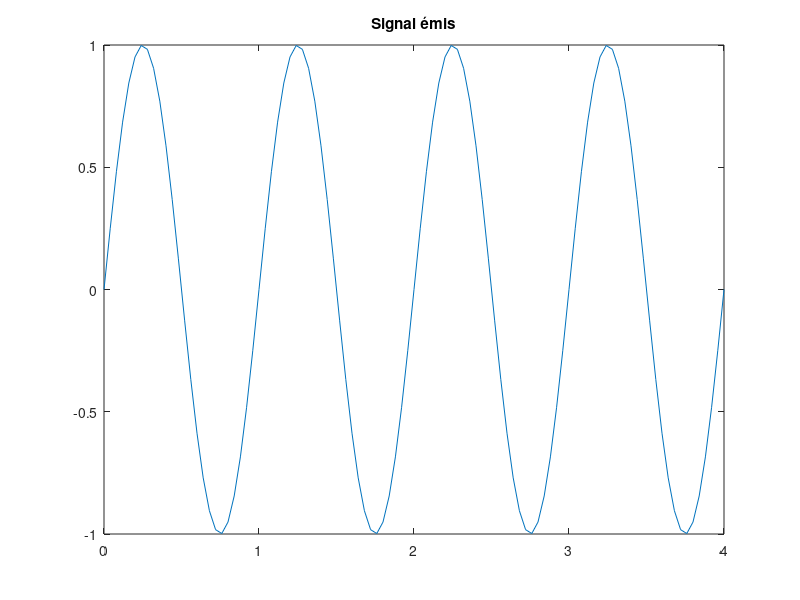
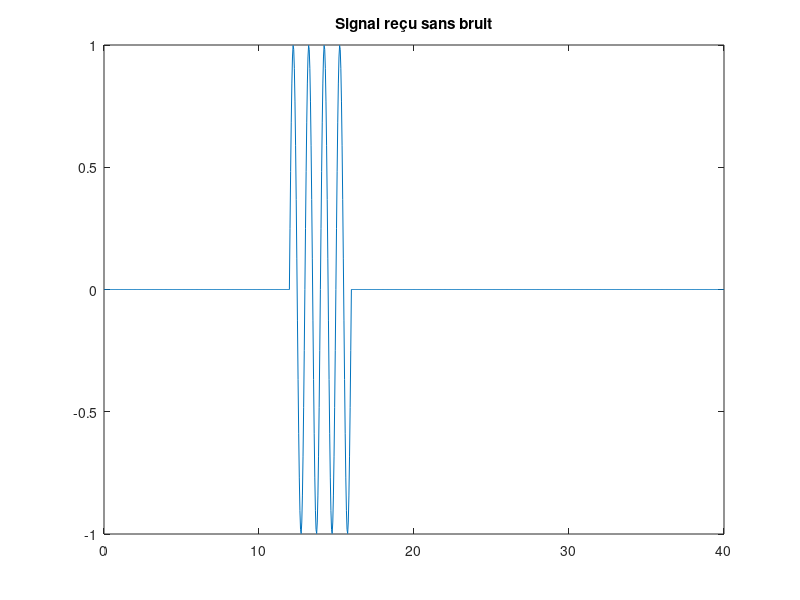
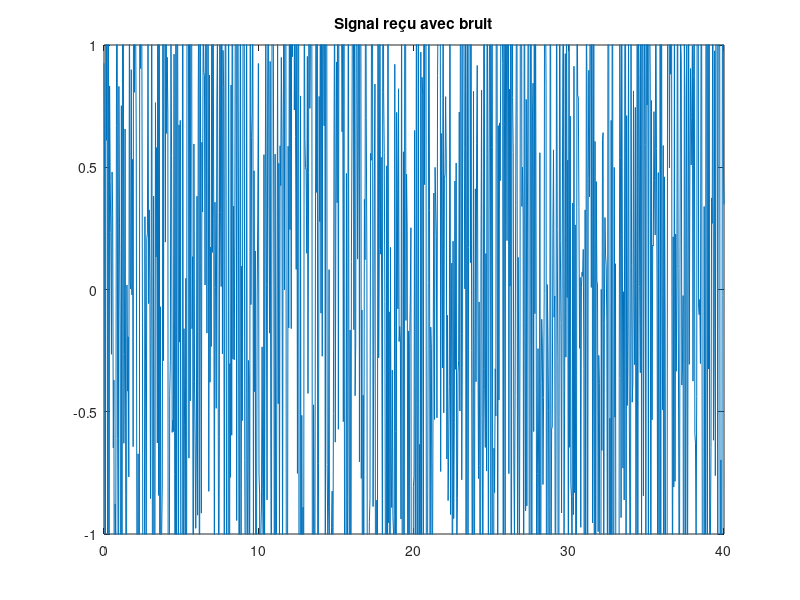
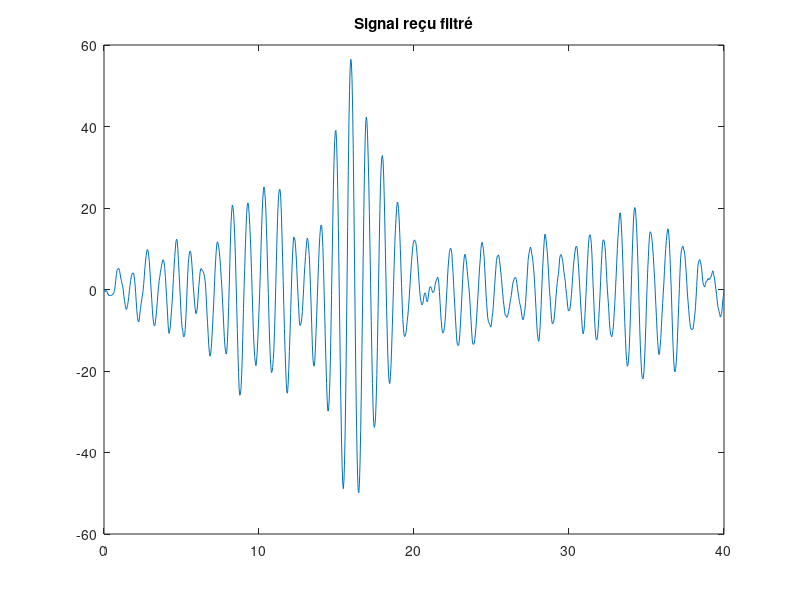

MATLAB code for these plots, in order:
close all;
clear all;

% Signal émis
t1 = [0:0.04:4];
y1 = sin(2*pi*1*t1);

figure(1)
plot(t1,y1)
title('Signal émis')

% Signal reçu sans bruit
a = 1;
t2 = [0:0.04:40];

decalage = 300;

y2 = zeros(1,length(t2));
y2(decalage:decalage+length(y1)-1) = a*y1;

figure(2)
plot(t2,y2)
title('Signal reçu sans bruit')
axis([0 40 -1 1])

% Signal reçu avec bruit
b = randn(1,length(t2)) * 1.25;
y3 = y2+b;

figure(3)
plot(t2,y3)
title('Signal reçu avec bruit')
axis([0 40 -1 1])

% Filtrage
h = fliplr(y1);
y4 = conv2(h,y3);

figure(4)
plot(t2,y4(1:1001))
title('Signal reçu filtré')
[Y, X] = max(y4)

% Double symbole émis
decalage1 = 300;
decalage2 = decalage1 + 300;

y5 = zeros(1,length(t2));
y5(decalage1:decalage1+length(y1)-1) = a*y1;
y5(decalage2:decalage2+length(y1)-1) = a*y1;
y5 = y5 + b;

figure(5)
plot(t2,y5)
title('Signal (deux symboles) reçu avec bruit')
axis([0 40 -1 1])

% Filtrage double symbole
y6 = conv2(h,y5);

figure(6)
plot(t2,y6(1:1001))
title('Signal reçu filtré')

% Détection max double symbole
[Y, X1] = max(y6)

y6(X1-60:X1+60) = zeros(1,121);

[Y, X2] = max(y6)